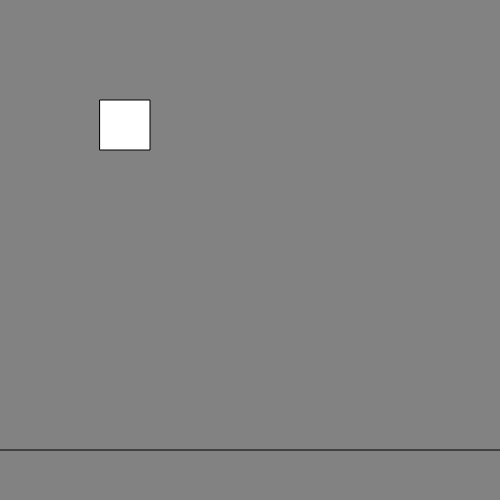
Frame 1 (no input)
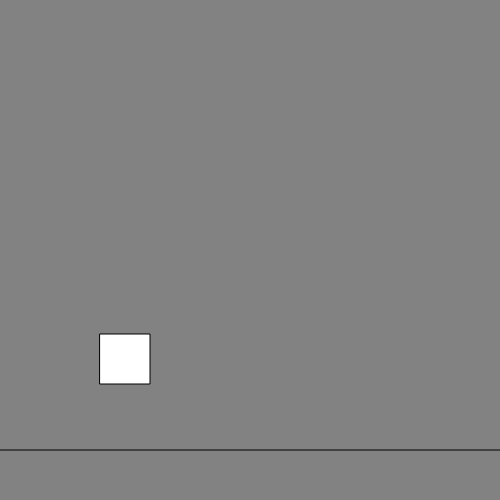
Frame 60 (no input)
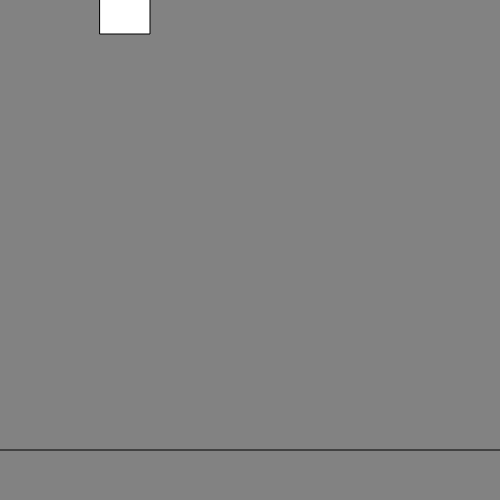
Frame 120 (the mouse pressed at the canvas centre since frame 60)

The p5.js sketch that drew these frames (run headless with seeded random() and noise() and a simulated clock; from frame 60 on, the mouse is pressed at the canvas centre):

// p5.js sketch
// ── sketch.js
var ground = 450;
var gravity = 2;
var x = 100;
var y = 100;

//Can anyone think of any other variable we might be able to use?
//Is there any other constant?
    
function setup() {
    createCanvas(500, 500);
}

function draw() {
    background(130);
    line(0, ground, width, ground);
    rect(x, y, 50, 50);
    
    y += gravity;
    
    if(y >= ground - 50) {
        gravity = 0;
        y = ground - 50;
    }else{
        gravity = 4;
    }
    
    if(keyIsDown(LEFT_ARROW)){
        x -= 4;
    }
    if(keyIsDown(RIGHT_ARROW)){
        x += 4;
    }
    
    
    if(mouseIsPressed){
        y -= 10;
    }
    
}
